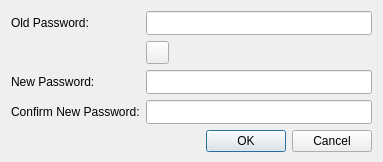
<?xml version="1.0" encoding="UTF-8"?>
<ui version="4.0">
 <class>ChangePasswordDialogClass</class>
 <widget class="QDialog" name="ChangePasswordDialogClass">
  <property name="geometry">
   <rect>
    <x>0</x>
    <y>0</y>
    <width>383</width>
    <height>162</height>
   </rect>
  </property>
  <property name="sizePolicy">
   <sizepolicy hsizetype="Preferred" vsizetype="Preferred">
    <horstretch>0</horstretch>
    <verstretch>0</verstretch>
   </sizepolicy>
  </property>
  <property name="minimumSize">
   <size>
    <width>345</width>
    <height>90</height>
   </size>
  </property>
  <property name="maximumSize">
   <size>
    <width>16777215</width>
    <height>200</height>
   </size>
  </property>
  <property name="windowTitle">
   <string>Change master password</string>
  </property>
  <layout class="QFormLayout" name="formLayout">
   <item row="1" column="0">
    <widget class="QLabel" name="textLabel1_3">
     <property name="sizePolicy">
      <sizepolicy hsizetype="Maximum" vsizetype="Preferred">
       <horstretch>0</horstretch>
       <verstretch>0</verstretch>
      </sizepolicy>
     </property>
     <property name="text">
      <string>Old Password:</string>
     </property>
    </widget>
   </item>
   <item row="1" column="1">
    <widget class="QLineEdit" name="EditPasswordOld">
     <property name="font">
      <font>
       <family>Serif</family>
      </font>
     </property>
     <property name="echoMode">
      <enum>QLineEdit::Password</enum>
     </property>
    </widget>
   </item>
   <item row="3" column="0">
    <widget class="QLabel" name="textLabel1">
     <property name="sizePolicy">
      <sizepolicy hsizetype="Maximum" vsizetype="Preferred">
       <horstretch>0</horstretch>
       <verstretch>0</verstretch>
      </sizepolicy>
     </property>
     <property name="text">
      <string>New Password:</string>
     </property>
    </widget>
   </item>
   <item row="3" column="1">
    <widget class="QLineEdit" name="EditPassword">
     <property name="font">
      <font>
       <family>Serif</family>
      </font>
     </property>
     <property name="echoMode">
      <enum>QLineEdit::Password</enum>
     </property>
    </widget>
   </item>
   <item row="4" column="0">
    <widget class="QLabel" name="textLabel1_2">
     <property name="sizePolicy">
      <sizepolicy hsizetype="Maximum" vsizetype="Preferred">
       <horstretch>0</horstretch>
       <verstretch>0</verstretch>
      </sizepolicy>
     </property>
     <property name="text">
      <string>Confirm New Password:</string>
     </property>
    </widget>
   </item>
   <item row="4" column="1">
    <widget class="QLineEdit" name="EditPasswordRepeat">
     <property name="font">
      <font>
       <family>Serif</family>
      </font>
     </property>
     <property name="echoMode">
      <enum>QLineEdit::Password</enum>
     </property>
    </widget>
   </item>
   <item row="6" column="0" colspan="2">
    <widget class="QDialogButtonBox" name="buttonBox">
     <property name="orientation">
      <enum>Qt::Horizontal</enum>
     </property>
     <property name="standardButtons">
      <set>QDialogButtonBox::Cancel|QDialogButtonBox::Ok</set>
     </property>
    </widget>
   </item>
   <item row="2" column="1">
    <widget class="QPushButton" name="Button_HidePassword">
     <property name="sizePolicy">
      <sizepolicy hsizetype="Preferred" vsizetype="Fixed">
       <horstretch>0</horstretch>
       <verstretch>0</verstretch>
      </sizepolicy>
     </property>
     <property name="minimumSize">
      <size>
       <width>23</width>
       <height>23</height>
      </size>
     </property>
     <property name="maximumSize">
      <size>
       <width>23</width>
       <height>23</height>
      </size>
     </property>
     <property name="text">
      <string/>
     </property>
     <property name="icon">
      <iconset resource="res/resource.qrc">
       <normaloff>:/icons/cp_010_btn_view.png</normaloff>:/icons/cp_010_btn_view.png</iconset>
     </property>
     <property name="checkable">
      <bool>true</bool>
     </property>
     <property name="checked">
      <bool>false</bool>
     </property>
    </widget>
   </item>
  </layout>
 </widget>
 <layoutdefault spacing="6" margin="11"/>
 <tabstops>
  <tabstop>EditPasswordOld</tabstop>
  <tabstop>Button_HidePassword</tabstop>
  <tabstop>EditPassword</tabstop>
  <tabstop>EditPasswordRepeat</tabstop>
  <tabstop>buttonBox</tabstop>
 </tabstops>
 <resources>
  <include location="res/resource.qrc"/>
 </resources>
 <connections/>
</ui>
